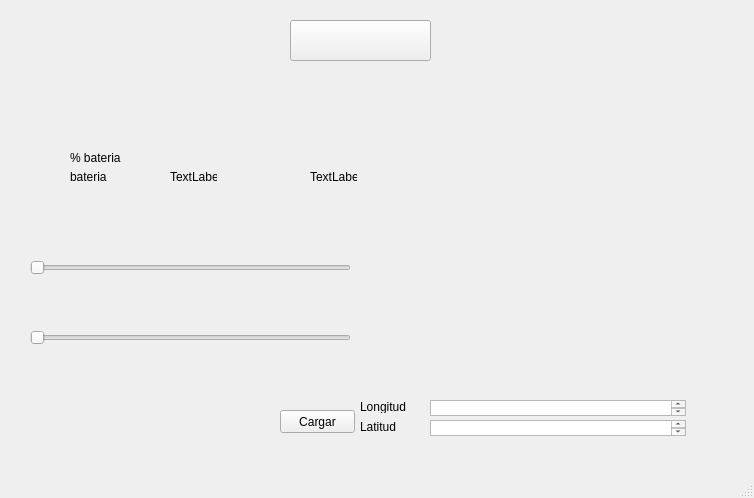
<?xml version="1.0" encoding="UTF-8"?>
<ui version="4.0">
 <class>MainWindow</class>
 <widget class="QMainWindow" name="MainWindow">
  <property name="geometry">
   <rect>
    <x>0</x>
    <y>0</y>
    <width>754</width>
    <height>498</height>
   </rect>
  </property>
  <property name="windowTitle">
   <string>MainWindow</string>
  </property>
  <widget class="QWidget" name="centralwidget">
   <widget class="QLabel" name="label">
    <property name="geometry">
     <rect>
      <x>-120</x>
      <y>-40</y>
      <width>1141</width>
      <height>761</height>
     </rect>
    </property>
    <property name="text">
     <string/>
    </property>
    <property name="textFormat">
     <enum>Qt::MarkdownText</enum>
    </property>
    <property name="pixmap">
     <pixmap>../../../Fotos de IDE/Fondo.png</pixmap>
    </property>
    <property name="scaledContents">
     <bool>true</bool>
    </property>
    <property name="wordWrap">
     <bool>false</bool>
    </property>
    <property name="margin">
     <number>-200</number>
    </property>
    <property name="indent">
     <number>-1</number>
    </property>
    <property name="openExternalLinks">
     <bool>false</bool>
    </property>
   </widget>
   <widget class="QPushButton" name="pushButton">
    <property name="geometry">
     <rect>
      <x>290</x>
      <y>20</y>
      <width>141</width>
      <height>41</height>
     </rect>
    </property>
    <property name="text">
     <string/>
    </property>
    <property name="icon">
     <iconset>
      <normaloff>../../../Fotos de IDE/OTROS/Boton Zarpar.png</normaloff>../../../Fotos de IDE/OTROS/Boton Zarpar.png</iconset>
    </property>
    <property name="iconSize">
     <size>
      <width>165</width>
      <height>150</height>
     </size>
    </property>
   </widget>
   <widget class="QLabel" name="label_2">
    <property name="geometry">
     <rect>
      <x>70</x>
      <y>150</y>
      <width>71</width>
      <height>16</height>
     </rect>
    </property>
    <property name="text">
     <string>% bateria</string>
    </property>
   </widget>
   <widget class="QSlider" name="motor1">
    <property name="geometry">
     <rect>
      <x>30</x>
      <y>260</y>
      <width>321</width>
      <height>16</height>
     </rect>
    </property>
    <property name="orientation">
     <enum>Qt::Horizontal</enum>
    </property>
   </widget>
   <widget class="QSlider" name="motor">
    <property name="geometry">
     <rect>
      <x>30</x>
      <y>330</y>
      <width>321</width>
      <height>16</height>
     </rect>
    </property>
    <property name="orientation">
     <enum>Qt::Horizontal</enum>
    </property>
   </widget>
   <widget class="QLabel" name="label_3">
    <property name="geometry">
     <rect>
      <x>170</x>
      <y>170</y>
      <width>47</width>
      <height>13</height>
     </rect>
    </property>
    <property name="text">
     <string>TextLabel</string>
    </property>
    <property name="textFormat">
     <enum>Qt::AutoText</enum>
    </property>
   </widget>
   <widget class="QLabel" name="label_4">
    <property name="geometry">
     <rect>
      <x>310</x>
      <y>170</y>
      <width>47</width>
      <height>13</height>
     </rect>
    </property>
    <property name="text">
     <string>TextLabel</string>
    </property>
   </widget>
   <widget class="QTextBrowser" name="textBrowser">
    <property name="geometry">
     <rect>
      <x>430</x>
      <y>400</y>
      <width>256</width>
      <height>16</height>
     </rect>
    </property>
   </widget>
   <widget class="QTextBrowser" name="textBrowser_2">
    <property name="geometry">
     <rect>
      <x>430</x>
      <y>420</y>
      <width>256</width>
      <height>16</height>
     </rect>
    </property>
   </widget>
   <widget class="QLabel" name="label_5">
    <property name="geometry">
     <rect>
      <x>360</x>
      <y>400</y>
      <width>47</width>
      <height>13</height>
     </rect>
    </property>
    <property name="text">
     <string>Longitud</string>
    </property>
   </widget>
   <widget class="QLabel" name="label_6">
    <property name="geometry">
     <rect>
      <x>360</x>
      <y>420</y>
      <width>47</width>
      <height>13</height>
     </rect>
    </property>
    <property name="text">
     <string>Latitud</string>
    </property>
   </widget>
   <widget class="QPushButton" name="pushButton_2">
    <property name="geometry">
     <rect>
      <x>280</x>
      <y>410</y>
      <width>75</width>
      <height>23</height>
     </rect>
    </property>
    <property name="text">
     <string>Cargar</string>
    </property>
   </widget>
   <widget class="QLabel" name="label_7">
    <property name="geometry">
     <rect>
      <x>70</x>
      <y>170</y>
      <width>47</width>
      <height>13</height>
     </rect>
    </property>
    <property name="text">
     <string>bateria</string>
    </property>
   </widget>
  </widget>
  <widget class="QMenuBar" name="menubar">
   <property name="geometry">
    <rect>
     <x>0</x>
     <y>0</y>
     <width>754</width>
     <height>21</height>
    </rect>
   </property>
  </widget>
  <widget class="QStatusBar" name="statusbar"/>
 </widget>
 <resources/>
 <connections/>
</ui>
